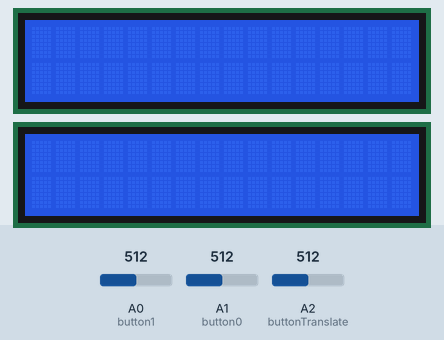
The sketch below on a simulated Arduino Uno, built with avr-gcc and run on an emulated ATmega328P. Parts: 2 × 16×2 character LCD. Inputs (shaded band) come from the test bench; at power-on: A0 (button1) = 512, A2 (buttonTranslate) = 512, A1 (button0) = 512.

Above: at 1.3 s.
1.4 s: A0 (button1) set to 306
At 2.6 s:
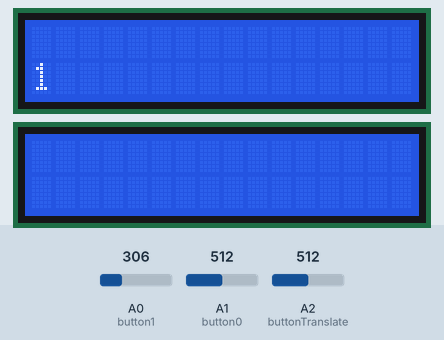
2.9 s: A2 (buttonTranslate) set to 306
At 3.9 s:
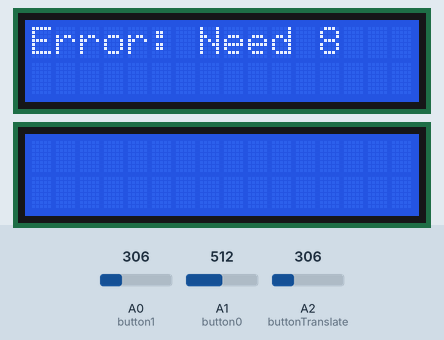
5.9 s: A1 (button0) set to 306
At 7.3 s:
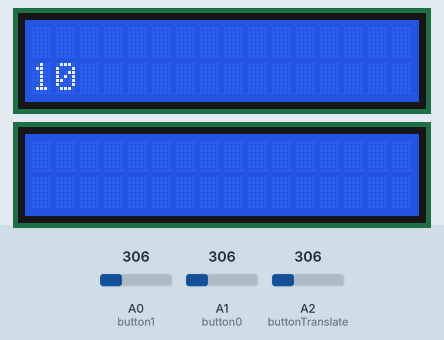
Timing chart, 0 to 8.9 s (numbered marks = the images above; inputs shaded):
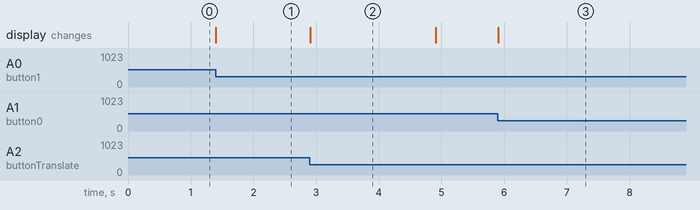

The sketch:

code.ino
```cpp
#include <LiquidCrystal.h>

// Define the pins for the two LCDs
const int rs1 = 7, en1 = 6, d41 = 5, d51 = 4, d61 = 3, d71 = 2; // LCD1
const int rs2 = 13, en2 = 12, d42 = 11, d52 = 10, d62 = 9, d72 = 8; // LCD2

// Create two LCD objects
LiquidCrystal lcd1(rs1, en1, d41, d51, d61, d71);
LiquidCrystal lcd2(rs2, en2, d42, d52, d62, d72);

// Define the pins for the buttons (connected to analog pins)
const int button1 = A0; // Button to append '1'
const int button0 = A1; // Button to append '0'
const int buttonTranslate = A2; // Button to translate binary

// Variables to track button states
bool button1State = false, lastButton1State = false;
bool button0State = false, lastButton0State = false;
bool translateState = false, lastTranslateState = false;

// Strings to store binary sequence and final word
String binarySequence = "";
String finalWord = "";

void setup() {
  // Initialize the LCDs
  lcd1.begin(16, 2);
  lcd2.begin(16, 2);

  // Configure the analog buttons as inputs
  pinMode(button1, INPUT);
  pinMode(button0, INPUT);
  pinMode(buttonTranslate, INPUT);

  // Clear the LCDs and start blank
  lcd1.clear();
  lcd2.clear();
}

void loop() {
  // Read the button states
  button1State = analogRead(button1) < 512; // Assume a LOW signal when pressed
  button0State = analogRead(button0) < 512;
  translateState = analogRead(buttonTranslate) < 512;

  // Append '1' if Button 1 is pressed
  if (button1State && !lastButton1State) {
    binarySequence += "1";
    updateLCD1();
  }
  lastButton1State = button1State;

  // Append '0' if Button 0 is pressed
  if (button0State && !lastButton0State) {
    binarySequence += "0";
    updateLCD1();
  }
  lastButton0State = button0State;

  // Translate binary to character and update LCD2
  if (translateState && !lastTranslateState) {
    translateToWord();
  }
  lastTranslateState = translateState;
}

// Function to update LCD1 with the binary sequence
void updateLCD1() {
  lcd1.setCursor(0, 1);
  if (binarySequence.length() > 16) {
    // Only display the last 16 characters
    lcd1.print(binarySequence.substring(binarySequence.length() - 16));
  } else {
    lcd1.print(binarySequence);
    lcd1.print("                "); // Clear trailing characters
  }
}

// Function to translate the binary sequence and append to the final word
void translateToWord() {
  if (binarySequence.length() == 8) {
    // Convert binary string to a character
    char character = strtol(binarySequence.c_str(), nullptr, 2);

    // Append the character to the final word
    finalWord += character;

    // Clear the binary sequence
    binarySequence = "";

    // Update both LCDs
    lcd1.clear();
    lcd2.setCursor(0, 1);
    if (finalWord.length() > 16) {
      // Only display the last 16 characters of the word
      lcd2.print(finalWord.substring(finalWord.length() - 16));
    } else {
      lcd2.print(finalWord);
    }
  } else if (binarySequence.length() > 0) {
    // Show an error message on LCD1 if sequence isn't 8 bits
    lcd1.clear();
    lcd1.print("Error: Need 8");
    delay(2000); // Pause to show the error
    lcd1.clear();
    updateLCD1(); // Return to binary display
  }
}
```

Measured:
- after the input at 1.4 s, the display: changes at once (image 1)
- after the input at 2.9 s, the display: changes at once (image 2)
- after the input at 5.9 s, the display: changes at once (image 3)
- what the display in image 2 shows lasts 2.0 s, from 2.9 s to 4.9 s
